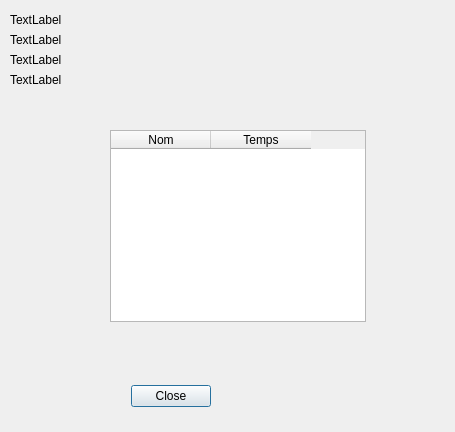
<?xml version="1.0" encoding="UTF-8"?>
<ui version="4.0">
 <class>EndGameDisplay</class>
 <widget class="QDialog" name="EndGameDisplay">
  <property name="geometry">
   <rect>
    <x>0</x>
    <y>0</y>
    <width>455</width>
    <height>432</height>
   </rect>
  </property>
  <property name="windowTitle">
   <string>Félicitation</string>
  </property>
  <property name="windowIcon">
   <iconset resource="ressource.qrc">
    <normaloff>:/gnomine.png</normaloff>:/gnomine.png</iconset>
  </property>
  <widget class="QDialogButtonBox" name="buttonBox">
   <property name="geometry">
    <rect>
     <x>50</x>
     <y>380</y>
     <width>241</width>
     <height>32</height>
    </rect>
   </property>
   <property name="orientation">
    <enum>Qt::Horizontal</enum>
   </property>
   <property name="standardButtons">
    <set>QDialogButtonBox::Close</set>
   </property>
   <property name="centerButtons">
    <bool>true</bool>
   </property>
  </widget>
  <widget class="QLabel" name="Tempsecoule">
   <property name="geometry">
    <rect>
     <x>10</x>
     <y>10</y>
     <width>271</width>
     <height>20</height>
    </rect>
   </property>
   <property name="text">
    <string>TextLabel</string>
   </property>
  </widget>
  <widget class="QLabel" name="Totalchance">
   <property name="geometry">
    <rect>
     <x>10</x>
     <y>30</y>
     <width>281</width>
     <height>20</height>
    </rect>
   </property>
   <property name="text">
    <string>TextLabel</string>
   </property>
  </widget>
  <widget class="QLabel" name="Totalchanceobl">
   <property name="geometry">
    <rect>
     <x>10</x>
     <y>50</y>
     <width>221</width>
     <height>20</height>
    </rect>
   </property>
   <property name="text">
    <string>TextLabel</string>
   </property>
  </widget>
  <widget class="QLabel" name="bestscore">
   <property name="geometry">
    <rect>
     <x>10</x>
     <y>70</y>
     <width>341</width>
     <height>20</height>
    </rect>
   </property>
   <property name="text">
    <string>TextLabel</string>
   </property>
  </widget>
  <widget class="QTableWidget" name="Tablescores">
   <property name="geometry">
    <rect>
     <x>110</x>
     <y>130</y>
     <width>256</width>
     <height>192</height>
    </rect>
   </property>
   <property name="columnCount">
    <number>2</number>
   </property>
   <column>
    <property name="text">
     <string>Nom</string>
    </property>
   </column>
   <column>
    <property name="text">
     <string>Temps</string>
    </property>
   </column>
  </widget>
 </widget>
 <resources>
  <include location="ressource.qrc"/>
 </resources>
 <connections>
  <connection>
   <sender>buttonBox</sender>
   <signal>accepted()</signal>
   <receiver>EndGameDisplay</receiver>
   <slot>accept()</slot>
   <hints>
    <hint type="sourcelabel">
     <x>248</x>
     <y>254</y>
    </hint>
    <hint type="destinationlabel">
     <x>157</x>
     <y>274</y>
    </hint>
   </hints>
  </connection>
  <connection>
   <sender>buttonBox</sender>
   <signal>rejected()</signal>
   <receiver>EndGameDisplay</receiver>
   <slot>reject()</slot>
   <hints>
    <hint type="sourcelabel">
     <x>316</x>
     <y>260</y>
    </hint>
    <hint type="destinationlabel">
     <x>286</x>
     <y>274</y>
    </hint>
   </hints>
  </connection>
 </connections>
</ui>
